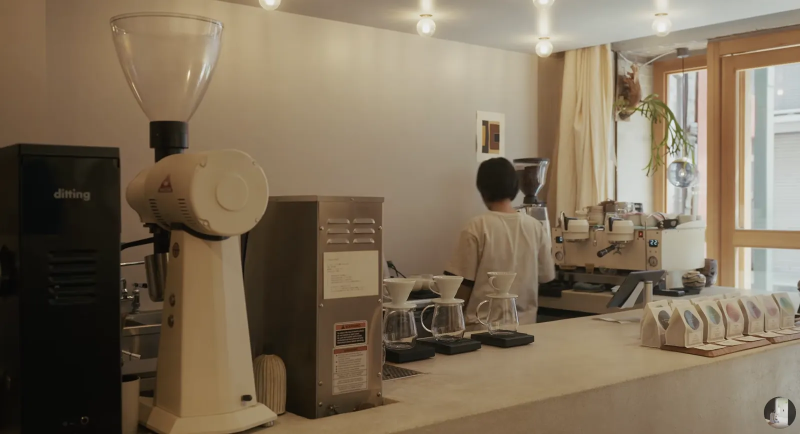
#> input picture photos/osaka/aoma-coffee-1600.webp, 1600 x 868 px (shown at 1/2 size)
$ python add_photo.py ../photos/osaka/aoma-coffee-1600.webp ../photos/osaka/aoma-coffee-800.webp ../photos/osaka/aoma-coffee-800.webp
#> lines starting #> are read from the running program, lines starting #| are printed output that depends on the picture
"""Prepare one of our own photos for the guide.

    python3 source/add_photo.py <image file> <stop key> <slug>
    e.g. python3 source/add_photo.py ~/Downloads/IMG_1234.jpg osaka aoma-coffee

Writes photos/<stop>/<slug>-800.webp (card) and <slug>-1600.webp (tap to enlarge), with all metadata removed
(GPS location, date, phone model). Then add the card to PHOTOS in data.py: "Card name": "<slug>".
Only use photos we took ourselves.
"""
import os, sys
from PIL import Image, ImageOps

REPO = os.path.dirname(os.path.dirname(os.path.abspath(__file__)))


def prepare(src, stop, slug):
#> called with src = '../photos/osaka/aoma-coffee-1600.webp', stop = '../photos/osaka/aoma-coffee-800.webp', slug = '../photos/osaka/aoma-coffee-800.webp'
    im = ImageOps.exif_transpose(Image.open(src)).convert("RGB")   # apply the phone's rotation, then drop everything else
#> im is the input picture: PIL image 1600x868 RGB; mean R, G, B 126.4, 110.9, 89.2
    out = os.path.join(REPO, "photos", stop)
    os.makedirs(out, exist_ok=True)
    for w, q in ((800, 78), (1600, 80)):
        im2 = im.copy()
        if im2.width > w:
            im2 = im2.resize((w, round(im2.height * w / im2.width)), Image.LANCZOS)
        path = os.path.join(out, f"{slug}-{w}.webp")
        Image.frombytes("RGB", im2.size, im2.tobytes()).save(path, "WEBP", quality=q, method=6)   # fresh image: no EXIF, XMP or ICC
        print(f"{os.path.relpath(path, REPO)}  {im2.width}x{im2.height}  {os.path.getsize(path) // 1024} KB")
#> this loop made 2 passes
#> pass 1, in prepare, `im2 = im2.resize((w, round(im2.height * w / im2.width)), Image.LANCZOS)`:
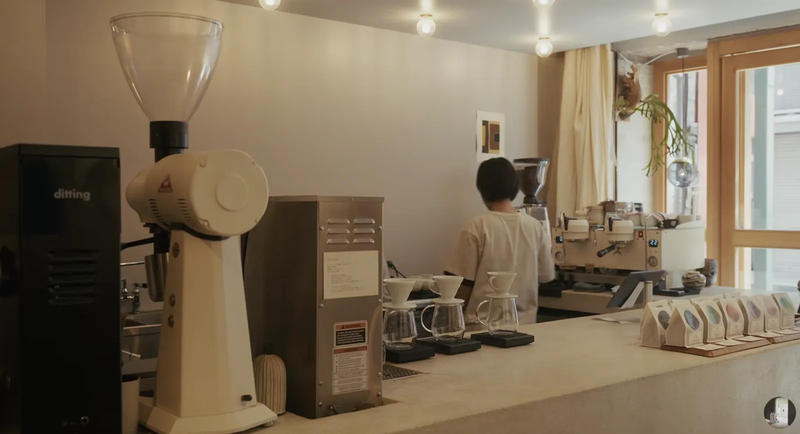
#> im2: PIL image 800x434 RGB; mean R, G, B 126.4, 110.9, 89.2


if __name__ == "__main__":
    if len(sys.argv) != 4:
        sys.exit(__doc__)
    prepare(*sys.argv[1:])
